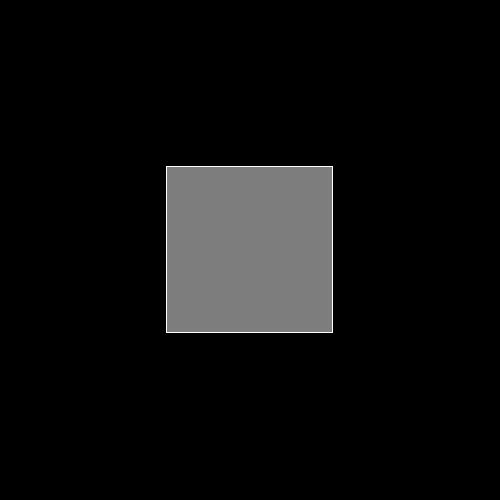
Frame 1 (no input)
Frame 60 (the mouse pressed at the canvas centre just before this capture): identical to frame 1, image omitted
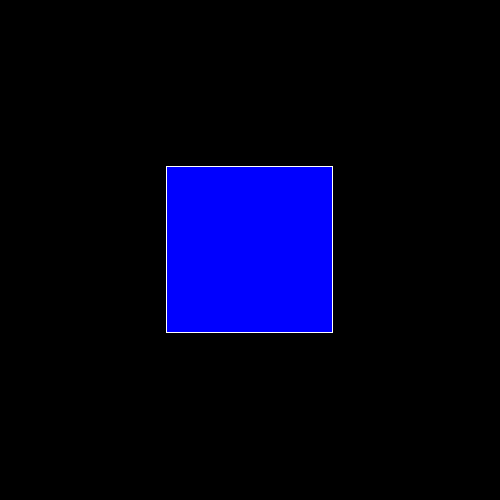
Frame 120 (the mouse held since frame 60 and released just before this capture)

The Processing sketch that drew these frames (run headless with seeded random() and noise(); from frame 60 on, the mouse is pressed at the canvas centre):

// Processing sketch: mousebox
// ── mousebox.pde
void setup()
{
size (500,500);
background(0);
stroke(255);
fill(125);
}
void draw()
{  
println("X is " + mouseX, "and Y is " + mouseY);
rect(width/3,height/3,width/3,height/3);
if(mouseX > 166 && mouseX < 333 && mouseY > 166 && mouseY < 333)
{
fill(0,0,255);
}
else
{
fill(125);
}
}
